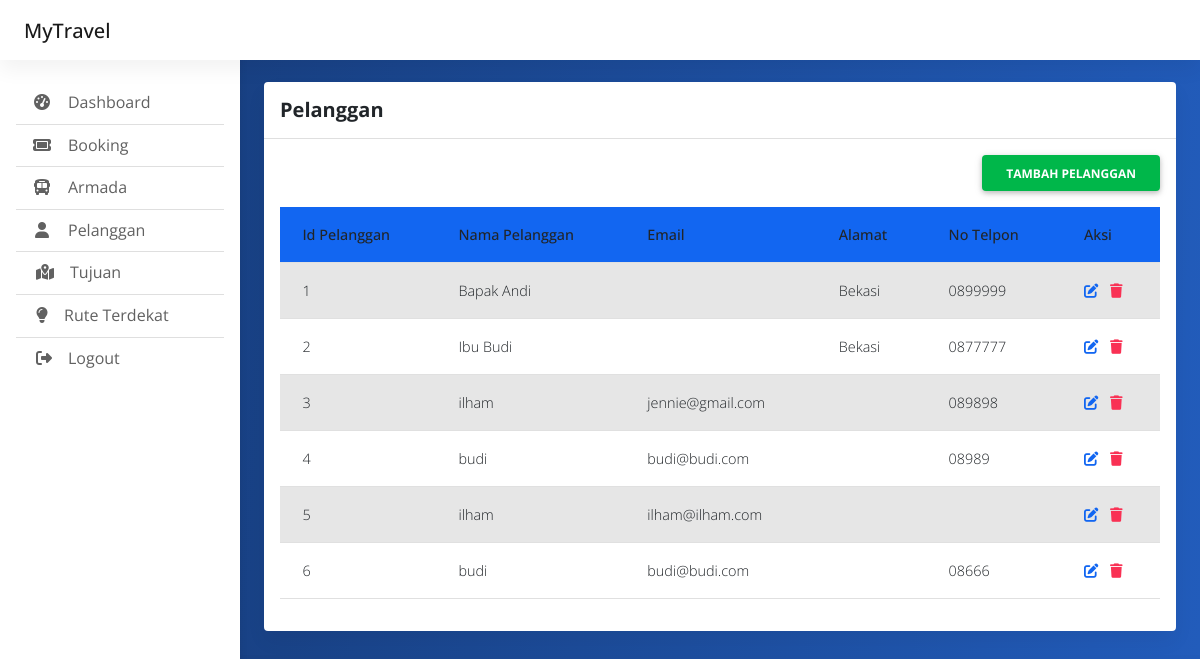
Page /index.php/admin/pelanggan on the committed database.
### tables this page shows
CREATE TABLE `pelanggan` (
  `id_pelanggan` int(255) NOT NULL,
  `nama_pelanggan` varchar(255) NOT NULL,
  `alamat` varchar(255) NOT NULL,
  `no_telpon` varchar(255) NOT NULL,
  `email` varchar(255) NOT NULL,
  `password` varchar(255) NOT NULL
);

### application/controllers/Admin.php (called while the page is built, shortened)
<?php
class Admin extends CI_Controller {
	public function __construct()
	{
		$this->load->model('akun_model');
		$this->load->model('crud_model');
	}
	public function pelanggan()
	{
		$data['array_pelanggan'] = $this->crud_model->mengambil_data('pelanggan');
		$this->load->view('admin_pelanggan',$data);
	}
}

### index.php (called while the page is built, shortened)
<?php
require_once BASEPATH.'core/CodeIgniter.php';

### application/models/Crud_model.php (called while the page is built, shortened)
<?php
class Crud_model extends CI_Model{
	public function mengambil_data($nama_tabel)
	{
		$this->db->select('*');
		$this->db->from($nama_tabel);
		$query = $this->db->get();
		return $query->result();
	}
}

### application/views/admin_pelanggan.php (the view, shortened to what this page needs)
<!doctype html>
<html lang="en">
  <head>
    <link href="https://cdn.jsdelivr.net/npm/bootstrap@5.3.0-alpha1/dist/css/bootstrap.min.css" rel="stylesheet">
	<link rel="stylesheet" href="https://cdnjs.cloudflare.com/ajax/libs/font-awesome/6.4.0/css/all.min.css" />
	<link rel="stylesheet" href="<?=base_url()?>css/mdb.min.css" />
	<link rel="stylesheet" href="<?=base_url()?>css/admin.css" />
  </head>
<body>
  <header>
  </header>
  <main style="margin-top: 58px">
    <div class="container pt-4">
		  <section class="mb-4">
			<div class="card">
			  <div class="card-header py-3">
				<h5 class="mb-0"><strong>Pelanggan</strong></h5>
			  </div>
			  <div class="card-body">
				<div class="d-grid gap-2 mb-3 d-md-flex justify-content-md-end">
				  <a href="<?=site_url('admin/pelanggan_add')?>"><button class="btn btn-success fw-bold" type="button">Tambah Pelanggan</button></a>
				</div>
				<table class="table table-striped" id="barangTable">
					<thead>
						<tr class="bg-primary text-white">
							<th>Id Pelanggan</th>
							<th>Nama Pelanggan</th>
							<th>Email</th>
							<th>Alamat</th>
							<th>No Telpon</th>
							<th>Aksi</th>
						</tr>
					</thead>
					<tbody>
					<?php foreach($array_pelanggan as $pelanggan): ?>
						<tr>
							<td><?= $pelanggan->id_pelanggan ?></td>
							<td><?= $pelanggan->nama_pelanggan ?></td>
							<td><?= $pelanggan->email ?></td>
							<td><?= $pelanggan->alamat ?></td>
							<td><?= $pelanggan->no_telpon ?></td>
							<td>
								<a href="<?=site_url('admin/pelanggan_edit/'. $pelanggan->id_pelanggan)?>"><span class="fw-bold me-2 text-primary" onclick="return editchecked('');"><i class="fa-solid fa-pen-to-square"></i></span></a>
								<a href="<?=site_url('admin/pelanggan_hapus/'. $pelanggan->id_pelanggan)?>"><span class="fw-bold text-danger" onclick="return deletechecked('');"><i class="fa-solid fa-trash"></i></span></a>
							</td>
						</tr>
					<?php endforeach; ?>
					</tbody>
				</table>
			  </div>
			</div>
		  </section>
    </div>
  </main>
</body>
</html>

### css/admin.css (style rules this page uses)
body { background-color: #fbfbfb; }
@media (min-width: 991.98px) { main { padding-left: 240px; } }

### application/views/admin_pelanggan.php (style rules this page uses)
td { padding: 2px 2px; }
body { background-color: #163a76; font-family: 'Open Sans', sans-serif; background: rgb(22,58,118); background: linear-gradient(94deg, rgba(22,58,118,1) 0%, rgba(34,92,187,1) 100%); }
button { padding: 3px 12px 3px 12px; }

### rows in the picture
pelanggan: id_pelanggan "1", nama_pelanggan "Bapak Andi", alamat "Bekasi", no_telpon "0899999"
pelanggan: id_pelanggan "2", nama_pelanggan "Ibu Budi", alamat "Bekasi", no_telpon "0877777"
pelanggan: id_pelanggan "3", nama_pelanggan "ilham", email "jennie@gmail.com", no_telpon "089898"
pelanggan: id_pelanggan "4", nama_pelanggan "budi", email "budi@budi.com", no_telpon "08989"
pelanggan: id_pelanggan "5", nama_pelanggan "ilham", email "ilham@ilham.com"
pelanggan: id_pelanggan "6", nama_pelanggan "budi", email "budi@budi.com", no_telpon "08666"
